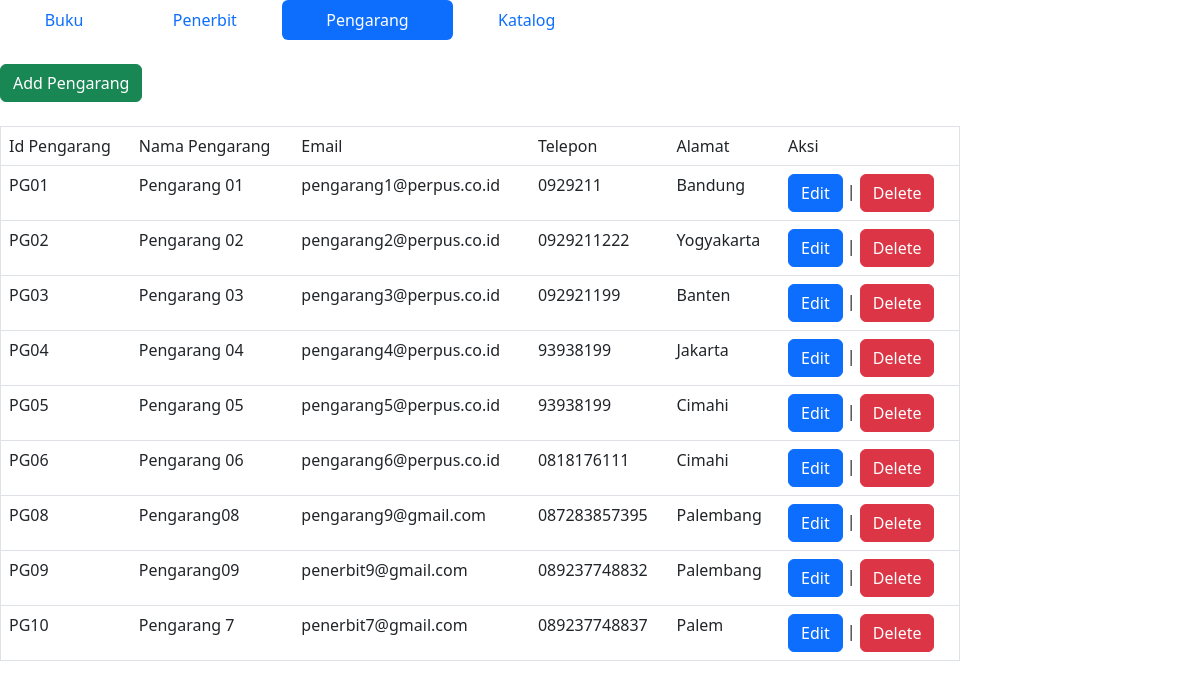
The app's page /pengarang.php with its own data.
### tables this page shows
CREATE TABLE `pengarang` (
  `id_pengarang` varchar(8) NOT NULL,
  `nama_pengarang` varchar(255) DEFAULT NULL,
  `email` varchar(50) DEFAULT NULL,
  `telp` varchar(12) DEFAULT NULL,
  `alamat` varchar(255) DEFAULT NULL
);

### pengarang.php (the view, shortened to what this page needs)
<?php
    include_once("connect.php");
    $pengarang = mysqli_query($conn, "SELECT * FROM pengarang ORDER BY id_pengarang ASC");
?>
<html>
<head>
    <link href="https://cdn.jsdelivr.net/npm/bootstrap@5.2.0-beta1/dist/css/bootstrap.min.css" rel="stylesheet">
</head>
<body>
    <ul class="nav nav-pills nav-fill" style="width: 50%;">
    <li class="nav-item">
        <a class="nav-link" href="index.php">Buku</a>
    </li>
    <li class="nav-item">
        <a class="nav-link" href="penerbit.php">Penerbit</a>
    </li>
    <li class="nav-item">
        <a class="nav-link active" aria-current="page" href="#">Pengarang</a>
    </li>
    <li class="nav-item">
        <a class="nav-link" href="katalog.php">Katalog</a>
    </li>
    </ul>
    <br>
    <a class="btn btn-success" href="add_pengarang.php">Add Pengarang</a>
    <br><br>
    <table class="table" style="width: 80%;" border="1">
        <tr>
            <td>Id Pengarang</td>
            <td>Nama Pengarang</td>
            <td>Email</td>
            <td>Telepon</td>
            <td>Alamat</td>
            <td>Aksi</td>
        </tr>
        <?php
            while($data_pengarang = mysqli_fetch_array($pengarang)){
                echo "<tr>";
                    echo "<td>".$data_pengarang['id_pengarang']."</td>";
                    echo "<td>".$data_pengarang['nama_pengarang']."</td>";
                    echo "<td>".$data_pengarang['email']."</td>";
                    echo "<td>".$data_pengarang['telp']."</td>";
                    echo "<td>".$data_pengarang['alamat']."</td>";
                    echo "<td><a class='btn btn-primary' href='edit_pengarang.php?id_pengarang=$data_pengarang[id_pengarang]'>Edit<a> |
                                <a class='btn btn-danger' href='delete_pengarang.php?id_pengarang=$data_pengarang[id_pengarang]'>Delete</a></td>";
                echo "</tr>";
            }
        ?>
    </table>
</body>
</html>

### records on screen
pengarang: id_pengarang "PG01", nama_pengarang "Pengarang 01", email "pengarang1@perpus.co.id", telp "0929211", alamat "Bandung"
pengarang: id_pengarang "PG02", nama_pengarang "Pengarang 02", email "pengarang2@perpus.co.id", telp "0929211222", alamat "Yogyakarta"
pengarang: id_pengarang "PG03", nama_pengarang "Pengarang 03", email "pengarang3@perpus.co.id", telp "092921199", alamat "Banten"
pengarang: id_pengarang "PG04", nama_pengarang "Pengarang 04", email "pengarang4@perpus.co.id", telp "93938199", alamat "Jakarta"
pengarang: id_pengarang "PG05", nama_pengarang "Pengarang 05", email "pengarang5@perpus.co.id", telp "93938199", alamat "Cimahi"
pengarang: id_pengarang "PG06", nama_pengarang "Pengarang 06", email "pengarang6@perpus.co.id", telp "0818176111", alamat "Cimahi"
pengarang: id_pengarang "PG08", nama_pengarang "Pengarang08", email "pengarang9@gmail.com", telp "087283857395", alamat "Palembang"
pengarang: id_pengarang "PG09", nama_pengarang "Pengarang09", email "penerbit9@gmail.com", telp "089237748832", alamat "Palembang"
pengarang: id_pengarang "PG10", nama_pengarang "Pengarang 7", email "penerbit7@gmail.com", telp "089237748837", alamat "Palem"
